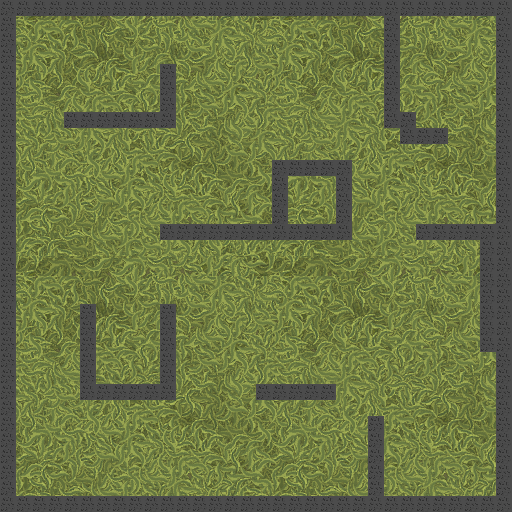

Below is a game level as drawn by its tile map, then a one-line description and the .tmx file that defines it, in full:
An orthogonal 32x32 tile map with 16x16 px tiles, 2 tile layers (Background, Walls), 2 tilesets and 20 objects (20x wall).

<map version="1.0" tiledversion="1.0.3" orientation="orthogonal" renderorder="right-down" width="32" height="32" tilewidth="16" tileheight="16" nextobjectid="38">
 <tileset firstgid="1" source="grass_map.tsx" />
 <tileset firstgid="257" source="block.tsx" />
 <layer name="Background" width="32" height="32">
  <data encoding="csv">
1,2,3,4,5,6,7,8,9,10,11,12,13,14,15,16,1,2,3,4,5,6,7,8,257,10,11,12,13,14,15,16,
17,18,19,20,21,22,23,24,25,26,27,28,29,30,31,32,17,18,19,20,21,22,23,24,257,26,27,28,29,30,31,32,
33,34,35,36,37,38,39,40,41,42,43,44,45,46,47,48,33,34,35,36,37,38,39,40,257,42,43,44,45,46,47,48,
49,50,51,52,53,54,55,56,57,58,59,60,61,62,63,64,49,50,51,52,53,54,55,56,257,58,59,60,61,62,63,64,
65,66,67,68,69,70,71,72,73,74,257,76,77,78,79,80,65,66,67,68,69,70,71,72,257,74,75,76,77,78,79,80,
81,82,83,84,85,86,87,88,89,90,257,92,93,94,95,96,81,82,83,84,85,86,87,88,257,90,91,92,93,94,95,96,
97,98,99,100,101,102,103,104,105,106,257,108,109,110,111,112,97,98,99,100,101,102,103,104,257,106,107,108,109,110,111,112,
113,114,115,116,257,257,257,257,257,257,257,124,125,126,127,128,113,114,115,116,117,118,119,120,257,122,123,124,125,126,127,128,
129,130,131,132,133,134,135,136,137,138,139,140,141,142,143,144,129,130,131,132,133,134,135,136,257,257,257,257,141,142,143,144,
145,146,147,148,149,150,151,152,153,154,155,156,157,158,159,160,145,146,147,148,149,150,151,152,153,154,155,156,157,158,159,160,
161,162,163,164,165,166,167,168,169,170,171,172,173,174,175,176,161,257,257,257,257,257,167,168,169,170,171,172,173,174,175,176,
177,178,179,180,181,182,183,184,185,186,187,188,189,190,191,192,177,257,179,180,181,257,183,184,185,186,187,188,189,190,191,192,
193,194,195,196,197,198,199,200,201,202,203,204,205,206,207,208,193,257,195,196,197,257,199,200,201,202,203,204,205,206,207,208,
209,210,211,212,213,214,215,216,217,218,219,220,221,222,223,224,209,257,211,212,213,257,215,216,217,218,219,220,221,222,223,224,
225,226,227,228,229,230,231,232,233,234,257,257,257,257,257,257,257,257,257,257,257,257,231,232,233,234,257,257,257,257,257,240,
241,242,243,244,245,246,247,248,249,250,251,252,253,254,255,256,241,242,243,244,245,246,247,248,249,250,251,252,253,254,257,256,
1,2,3,4,5,6,7,8,9,10,11,12,13,14,15,16,1,2,3,4,5,6,7,8,9,10,11,12,13,14,257,16,
17,18,19,20,21,22,23,24,25,26,27,28,29,30,31,32,17,18,19,20,21,22,23,24,25,26,27,28,29,30,257,32,
33,34,35,36,37,38,39,40,41,42,43,44,45,46,47,48,33,34,35,36,37,38,39,40,41,42,43,44,45,46,257,48,
49,50,51,52,53,257,55,56,57,58,257,60,61,62,63,64,49,50,51,52,53,54,55,56,57,58,59,60,61,62,257,64,
65,66,67,68,69,257,71,72,73,74,257,76,77,78,79,80,65,66,67,68,69,70,71,72,73,74,75,76,77,78,257,80,
81,82,83,84,85,257,87,88,89,90,257,92,93,94,95,96,81,82,83,84,85,86,87,88,89,90,91,92,93,94,257,96,
97,98,99,100,101,257,103,104,105,106,257,108,109,110,111,112,97,98,99,100,101,102,103,104,105,106,107,108,109,110,111,112,
113,114,115,116,117,257,119,120,121,122,257,124,125,126,127,128,113,114,115,116,117,118,119,120,121,122,123,124,125,126,127,128,
129,130,131,132,133,257,257,257,257,257,257,140,141,142,143,144,257,257,257,257,257,134,135,136,137,138,139,140,141,142,143,144,
145,146,147,148,149,150,151,152,153,154,155,156,157,158,159,160,145,146,147,148,149,150,151,152,153,154,155,156,157,158,159,160,
161,162,163,164,165,166,167,168,169,170,171,172,173,174,175,176,161,162,163,164,165,166,167,257,169,170,171,172,173,174,175,176,
177,178,179,180,181,182,183,184,185,186,187,188,189,190,191,192,177,178,179,180,181,182,183,257,185,186,187,188,189,190,191,192,
193,194,195,196,197,198,199,200,201,202,203,204,205,206,207,208,193,194,195,196,197,198,199,257,201,202,203,204,205,206,207,208,
209,210,211,212,213,214,215,216,217,218,219,220,221,222,223,224,209,210,211,212,213,214,215,257,217,218,219,220,221,222,223,224,
225,226,227,228,229,230,231,232,233,234,235,236,237,238,239,240,225,226,227,228,229,230,231,257,233,234,235,236,237,238,239,240,
241,242,243,244,245,246,247,248,249,250,251,252,253,254,255,256,241,242,243,244,245,246,247,257,249,250,251,252,253,254,255,256
</data>
 </layer>
 <objectgroup name="Obstacles">
  <object id="3" name="wall" x="160" y="64" width="16" height="64" />
  <object id="4" name="wall" x="64" y="112" width="96" height="16" />
  <object id="7" name="wall" x="160" y="224" width="192" height="16" />
  <object id="8" name="wall" x="272.001" y="160.003" width="16" height="63.9972" />
  <object id="9" name="wall" x="288" y="160" width="64" height="16" />
  <object id="10" name="wall" x="336" y="176" width="16" height="48" />
  <object id="11" name="wall" x="400" y="128" width="48" height="16" />
  <object id="20" name="wall" x="384" y="0" width="16" height="128" />
  <object id="21" name="wall" x="416" y="224" width="80" height="16" />
  <object id="22" name="wall" x="480" y="240" width="16" height="112" />
  <object id="23" name="wall" x="368" y="416" width="16" height="96" />
  <object id="24" name="wall" x="256" y="384" width="80" height="16" />
  <object id="25" name="wall" x="80" y="304" width="16" height="96" />
  <object id="26" name="wall" type="wall" x="96" y="384" width="80" height="16" />
  <object id="27" name="wall" x="160" y="304" width="16" height="80" />
  <object id="29" name="wall" x="400" y="112" width="16" height="16" />
  <object id="32" name="wall" x="0" y="0" width="512" height="16" />
  <object id="33" name="wall" x="0" y="16" width="16" height="496" />
  <object id="34" name="wall" x="16" y="496" width="496" height="16" />
  <object id="35" name="wall" x="496" y="16" width="16" height="480" />
 </objectgroup>
 <layer name="Walls" width="32" height="32">
  <data encoding="csv">
257,257,257,257,257,257,257,257,257,257,257,257,257,257,257,257,257,257,257,257,257,257,257,257,257,257,257,257,257,257,257,257,
257,0,0,0,0,0,0,0,0,0,0,0,0,0,0,0,0,0,0,0,0,0,0,0,0,0,0,0,0,0,0,257,
257,0,0,0,0,0,0,0,0,0,0,0,0,0,0,0,0,0,0,0,0,0,0,0,0,0,0,0,0,0,0,257,
257,0,0,0,0,0,0,0,0,0,0,0,0,0,0,0,0,0,0,0,0,0,0,0,0,0,0,0,0,0,0,257,
257,0,0,0,0,0,0,0,0,0,0,0,0,0,0,0,0,0,0,0,0,0,0,0,0,0,0,0,0,0,0,257,
257,0,0,0,0,0,0,0,0,0,0,0,0,0,0,0,0,0,0,0,0,0,0,0,0,0,0,0,0,0,0,257,
257,0,0,0,0,0,0,0,0,0,0,0,0,0,0,0,0,0,0,0,0,0,0,0,0,0,0,0,0,0,0,257,
257,0,0,0,0,0,0,0,0,0,0,0,0,0,0,0,0,0,0,0,0,0,0,0,0,257,0,0,0,0,0,257,
257,0,0,0,0,0,0,0,0,0,0,0,0,0,0,0,0,0,0,0,0,0,0,0,137,0,0,0,0,0,0,257,
257,0,0,0,0,0,0,0,0,0,0,0,0,0,0,0,0,0,0,0,0,0,0,0,0,0,0,0,0,0,0,257,
257,0,0,0,0,0,0,0,0,0,0,0,0,0,0,0,0,0,0,0,0,0,0,0,0,0,0,0,0,0,0,257,
257,0,0,0,0,0,0,0,0,0,0,0,0,0,0,0,0,0,0,0,0,0,0,0,0,0,0,0,0,0,0,257,
257,0,0,0,0,0,0,0,0,0,0,0,0,0,0,0,0,0,0,0,0,0,0,0,0,0,0,0,0,0,0,257,
257,0,0,0,0,0,0,0,0,0,0,0,0,0,0,0,0,0,0,0,0,0,0,0,0,0,0,0,0,0,0,257,
257,0,0,0,0,0,0,0,0,0,0,0,0,0,0,0,0,0,0,0,0,0,0,0,0,0,0,0,0,0,0,257,
257,0,0,0,0,0,0,0,0,0,0,0,0,0,0,0,0,0,0,0,0,0,0,0,0,0,0,0,0,0,0,257,
257,0,0,0,0,0,0,0,0,0,0,0,0,0,0,0,0,0,0,0,0,0,0,0,0,0,0,0,0,0,0,257,
257,0,0,0,0,0,0,0,0,0,0,0,0,0,0,0,0,0,0,0,0,0,0,0,0,0,0,0,0,0,0,257,
257,0,0,0,0,0,0,0,0,0,0,0,0,0,0,0,0,0,0,0,0,0,0,0,0,0,0,0,0,0,0,257,
257,0,0,0,0,0,0,0,0,0,0,0,0,0,0,0,0,0,0,0,0,0,0,0,0,0,0,0,0,0,0,257,
257,0,0,0,0,0,0,0,0,0,0,0,0,0,0,0,0,0,0,0,0,0,0,0,0,0,0,0,0,0,0,257,
257,0,0,0,0,0,0,0,0,0,257,0,0,0,0,0,0,0,0,0,0,0,0,0,0,0,0,0,0,0,0,257,
257,0,0,0,0,0,0,0,0,0,0,0,0,0,0,0,0,0,0,0,0,0,0,0,0,0,0,0,0,0,0,257,
257,0,0,0,0,0,0,0,0,0,0,0,0,0,0,0,0,0,0,0,0,0,0,0,0,0,0,0,0,0,0,257,
257,0,0,0,0,0,0,0,257,0,257,0,0,0,0,0,0,0,0,0,0,0,0,0,0,0,0,0,0,0,0,257,
257,0,0,0,0,0,0,0,0,0,0,0,0,0,0,0,0,0,0,0,0,0,0,0,0,0,0,0,0,0,0,257,
257,0,0,0,0,0,0,0,0,0,0,0,0,0,0,0,0,0,0,0,0,0,0,0,0,0,0,0,0,0,0,257,
257,0,0,0,0,0,0,0,0,0,0,0,0,0,0,0,0,0,0,0,0,0,0,0,0,0,0,0,0,0,0,257,
257,0,0,0,0,0,0,0,0,0,0,0,0,0,0,0,0,0,0,0,0,0,0,0,0,0,0,0,0,0,0,257,
257,0,0,0,0,0,0,0,0,0,0,0,0,0,0,0,0,0,0,0,0,0,0,0,0,0,0,0,0,0,0,257,
257,0,0,0,0,0,0,0,0,0,0,0,0,0,0,0,0,0,0,0,0,0,0,0,0,0,0,0,0,0,0,257,
257,257,257,257,257,257,257,257,257,257,257,257,257,257,257,257,257,257,257,257,257,257,257,257,257,257,257,257,257,257,257,257
</data>
 </layer>
</map>
